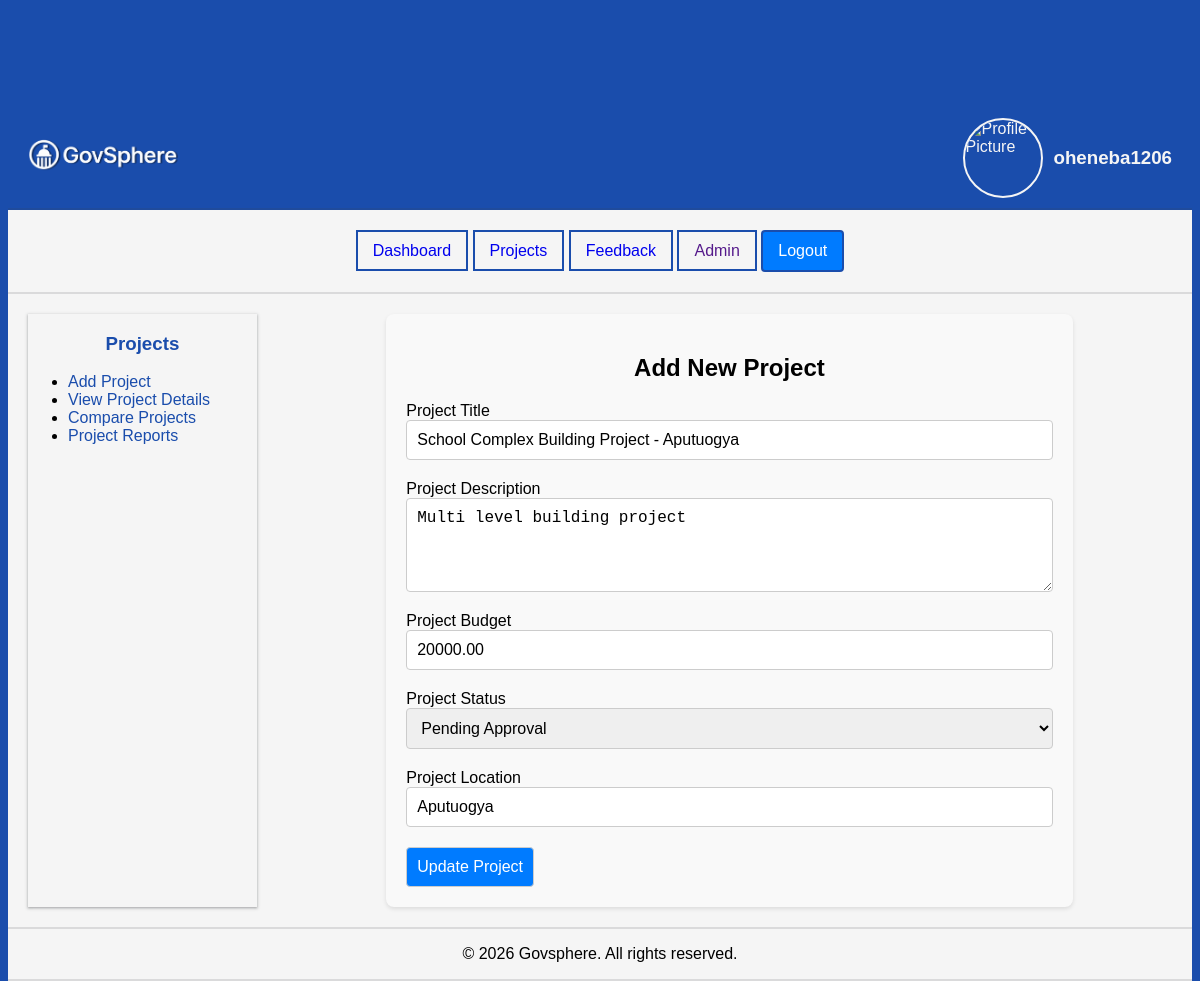
/projects/1/edit/ (signed in), run on an earlier commit of the app's database.
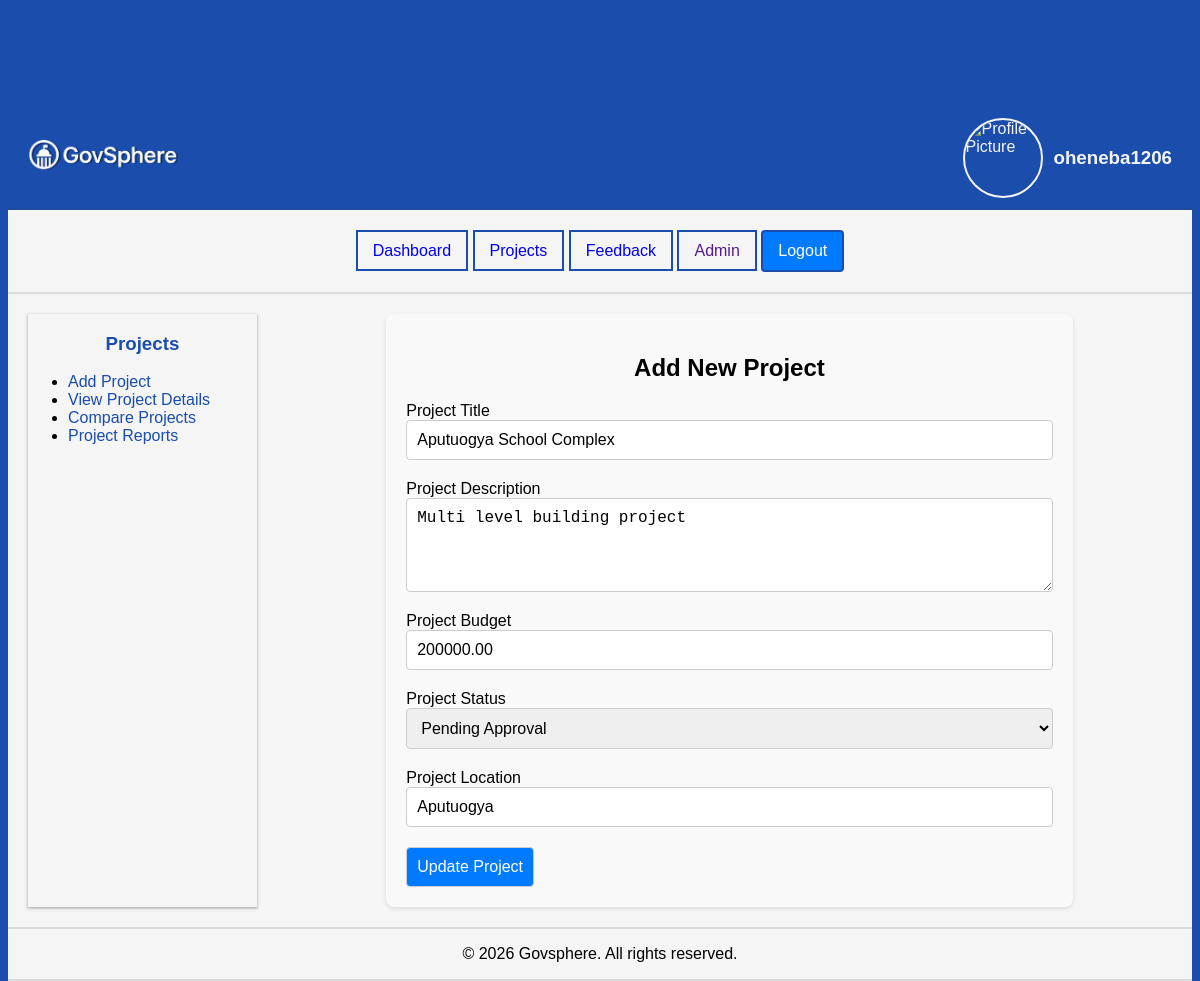
And on a later commit of the database.
### projects/models.py (models this page shows, shortened)
class Project(models.Model):
    STATUS_CHOICES = (
        ('proposed', 'Pending Approval'),
        ('in_progress', 'In Progress'),
        ('completed', 'Completed'),
    )
    title = models.CharField(max_length=300)
    description = models.TextField()
    budget = models.DecimalField(max_digits=10, decimal_places=2)
    status = models.CharField(max_length=20, choices=STATUS_CHOICES, default='proposed')
    location = models.CharField(max_length=200)
    created_at = models.DateTimeField(auto_now_add=True)
    created_by = models.ForeignKey(settings.AUTH_USER_MODEL, on_delete=models.CASCADE)

### projects/views.py (the view)
# urls.py: path("<int:pk>/edit/", views.edit_project, name="edit_project"),
@login_required
def edit_project(request, pk):
    project = get_object_or_404(Project, pk=pk)
    if not is_owner_or_admin(request.user, project):
        return HttpResponseForbidden("You do not have permission to edit this project.")
    if request.method == "POST":
        form = AddNewProjectForm(request.POST, instance=project)
        if form.is_valid():
            form.save()
            return redirect("project_detail", pk=project.pk)
    else:
        form = AddNewProjectForm(instance=project)
    data = {
        "form": form,
        "project": project,
        "status": Project.STATUS_CHOICES,
    }
    return render(request, "projects/edit_project.html", data)

### projects/forms.py
class AddNewProjectForm(forms.ModelForm):
    class Meta:
        model = Project
        fields = [
            'title',
            'description',
            'budget',
            'status',
            'location',
        ]

### projects/views.py (called while the page is built)
def is_owner_or_admin(user, project):
    return user.is_superuser or getattr(user, "role", "") == "admin" or project.created_by == user

### templates/projects/edit_project.html (shortened to what this page needs)
{% extends "projects/add_project.html" %}
{% block add_project_form %}
    <div class="add-project-form">
    <h2>Add New Project</h2>
    <form method="post">
        <div class="is_form_item">
            <label for="title">Project Title</label>
            <input type="text" id="title" name="title" value="{{ project.title }}" required>
        </div>
        <div class="is_form_item">
            <label for="description">Project Description</label>
            <textarea id="description" name="description" rows="4" required>{{ project.description }}</textarea>
        </div>
        <div class="is_form_item">
            <label for="budget">Project Budget</label>
            <input type="number" id="budget" name="budget" value="{{ project.budget }}" required>
        </div>
        <div class="is_form_item">
            <label for="status">Project Status</label>
            <select id="status" name="status" required>
                {% for value, label in status %}
                <option value="{{ value }}" {% if project.status == value %}selected{% endif %}>{{ label }}</option>
                {% endfor %}
            </select>
        </div>
        <div class="is_form_item">
            <label for="location">Project Location</label>
            <input type="text" id="location" name="location" value="{{ project.location }}" required>
        </div>
        <button type="submit">Update Project</button>
    </form>
</div>
{% endblock add_project_form %}

What changed in the data, as far as the page shows it:
changed Project "Multi level building project": title "School Complex Building Project - Aputuogya" → "Aputuogya School Complex"; budget "20000.00" → "200000.00"
